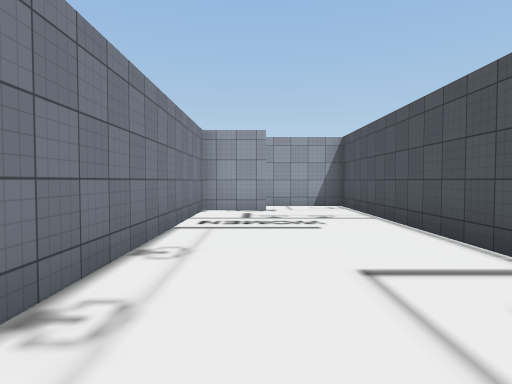
[1] (above)

17 first-person views from a walk through a 3-D level made in the Unity game engine. The camera is 1.5 m above the floor, tilts 2° down and sees 75° across. The floor is counted in squares, 2 m on a side. Each view is taken from the middle of a square. On the plan, view 1 faces up. The plan holds only what a view shows up to about 11 squares ahead; the rest is blank. The place goes on beyond the plan. The player character is not drawn. Some surface patterns are stand-ins.

[2]
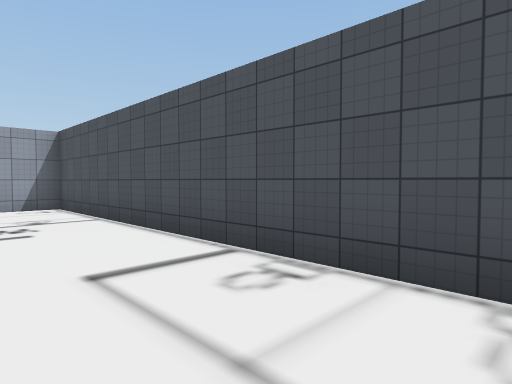

[3]
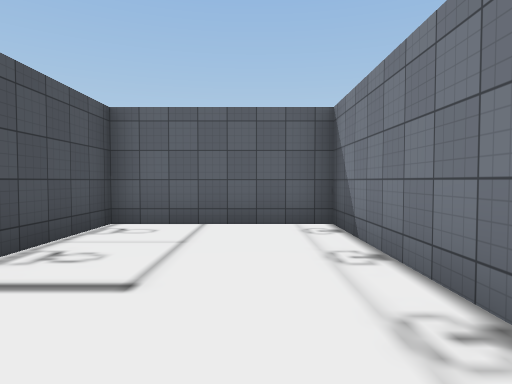

[4]
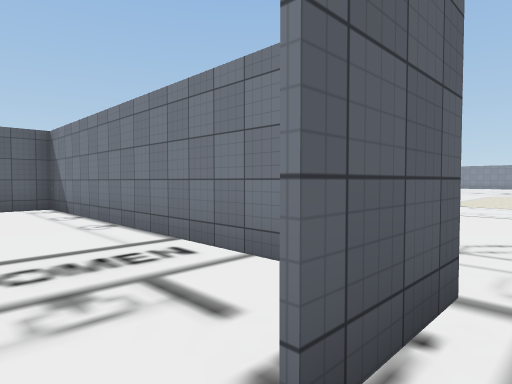

[5]
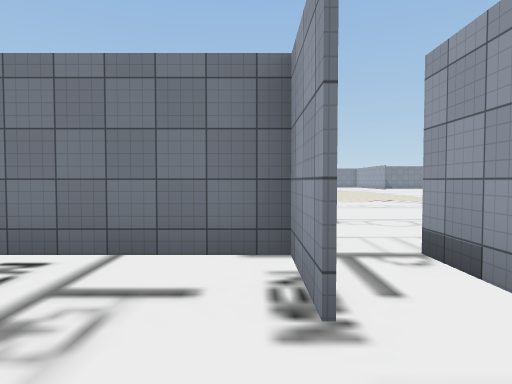

[6]
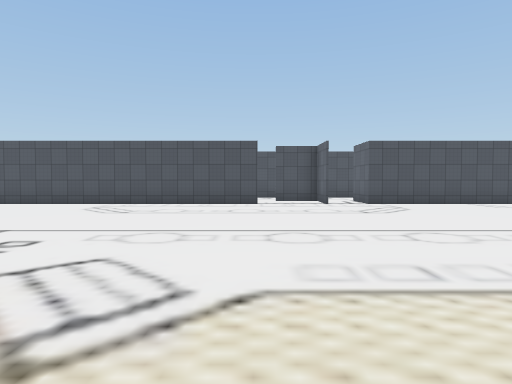

[7]
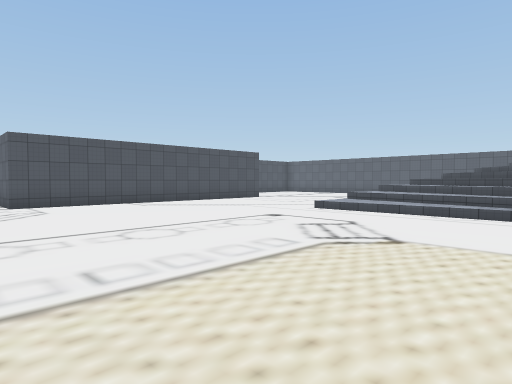

[8]
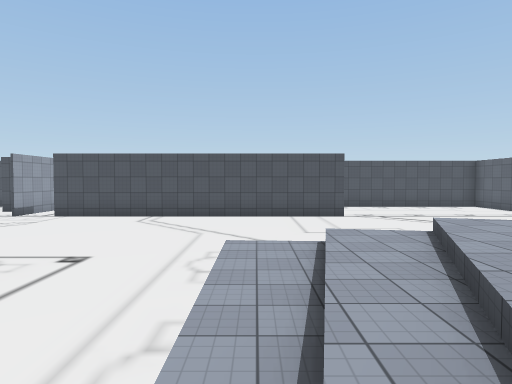

[9]
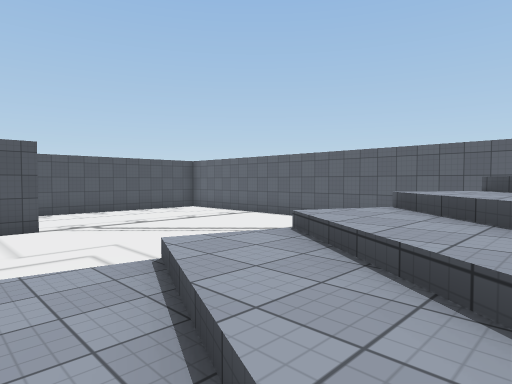

[10]
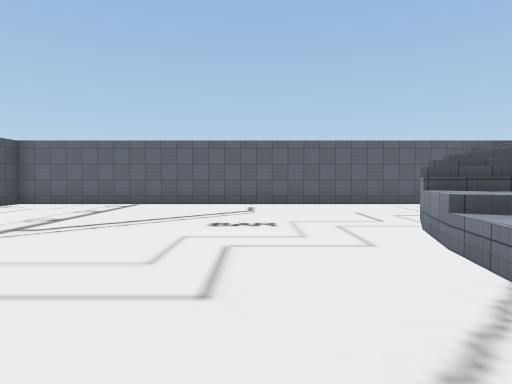

[11]
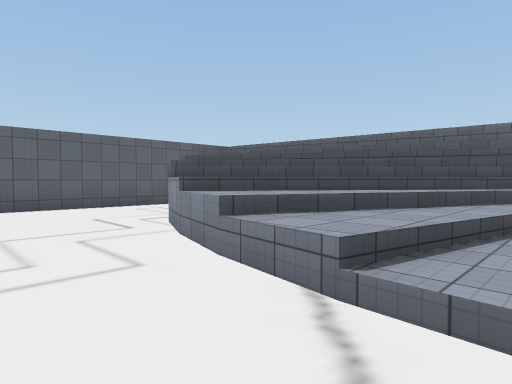

[12]
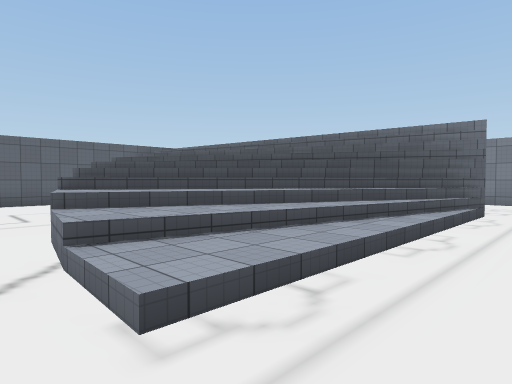

[13]
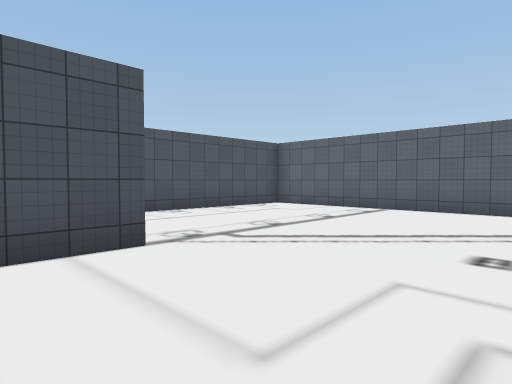

[14]
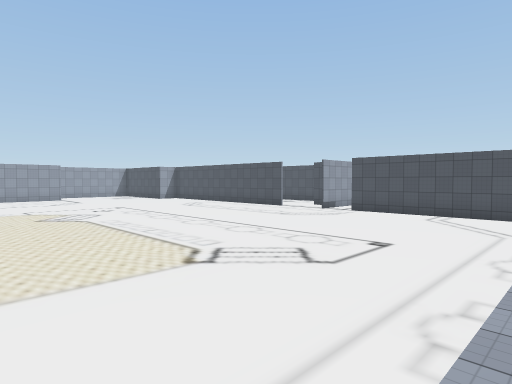

[15]
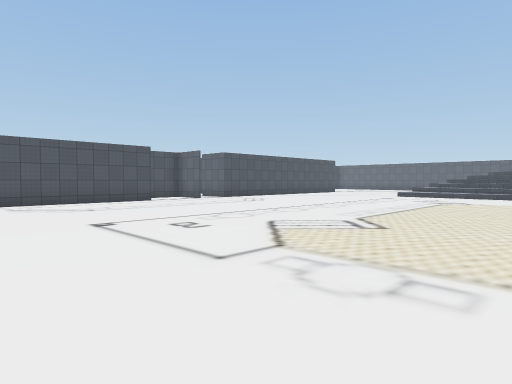

[16]
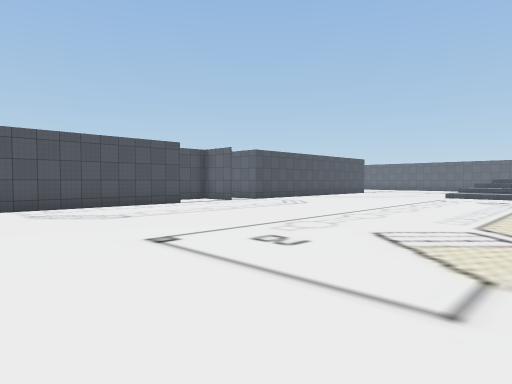

[17]
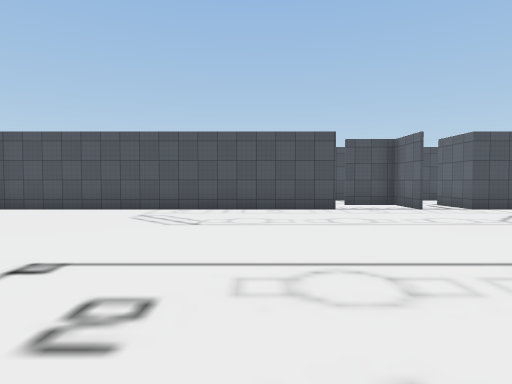

### Floor plan
Key: @ floor where view 1 was taken; # wall or solid block; . main floor; : floor 0.5 m higher than the main floor; / step, stairs or slope; = window, fence, low wall or low ledge.
Columns run from 18 left of view 1 to 3 right of it. Each row starts with its distance up from view 1.
 18      ....... ....#
 17      ............#
 16      ............#
 15      ............#
 14      ............#
 13       ...........#
 12       ...........#
 11       ............#
 10       ...........#####
  9       ...............#
  8       ...........##..#
  7       ...........#...#
  6      ............#...#
  5      ............#...#
  4      ............#...#
  3   ...............#...#
  2 #...#//////:.....#...#
  1     ////////.....#...#
  0     ///////=.....#@..#
 -1     ////////.....#####
 -2      //////..........#
 -3      /////#..........#
 -4      /////...........#
 -5      /////...........#
 -6       ///............#
 -7       #..............#
 -8        ###############

Where each view was taken, in squares from view 1:
view 1: 0 up, 0 right, facing up
view 2: 0 up, 0 right, facing up-right
view 3: 5 up, 0 right, facing down
view 4: 9 up, 1 right, facing down-left
view 5: 8 up, 2 right, facing left
view 6: 12 up, 12 left, facing right
view 7: 10 up, 12 left, facing down-right
view 8: 2 up, 12 left, facing right
view 9: 1 up, 10 left, facing down-right
view 10: 3 up, 5 left, facing down
view 11: 2 up, 5 left, facing down-left
view 12: 4 up, 6 left, facing down-left
view 13: 1 up, 5 left, facing down-right
view 14: 2 up, 13 left, facing up-right
view 15: 18 up, 13 left, facing down-right
view 16: 18 up, 11 left, facing down-right
view 17: 14 up, 10 left, facing right
